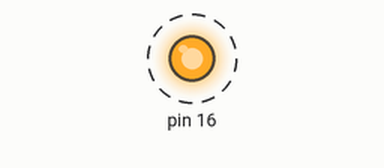
Simulated run of this sketch. Board: Arduino Uno, built with avr-gcc and run on an emulated ATmega328P. Shown: output pins drawn as LEDs (lit = HIGH). Dashed ring = blinking.

Above: at 0.5 s.
Timing chart, 0 to 3.0 s (numbered marks = the images above):
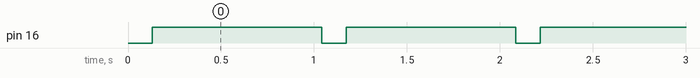

The sketch:

05.PWM_Out.ino
```cpp
void setup()
{
  pinMode(16, OUTPUT);
}


void loop()
{

 for(int x=0;x<1028;x++)
 {
  analogWrite(16, x);
  delay(1);
 }
}
```

Measured:
- by itself, pin 16: alternates HIGH for 0.91 s and LOW for 0.13 s
